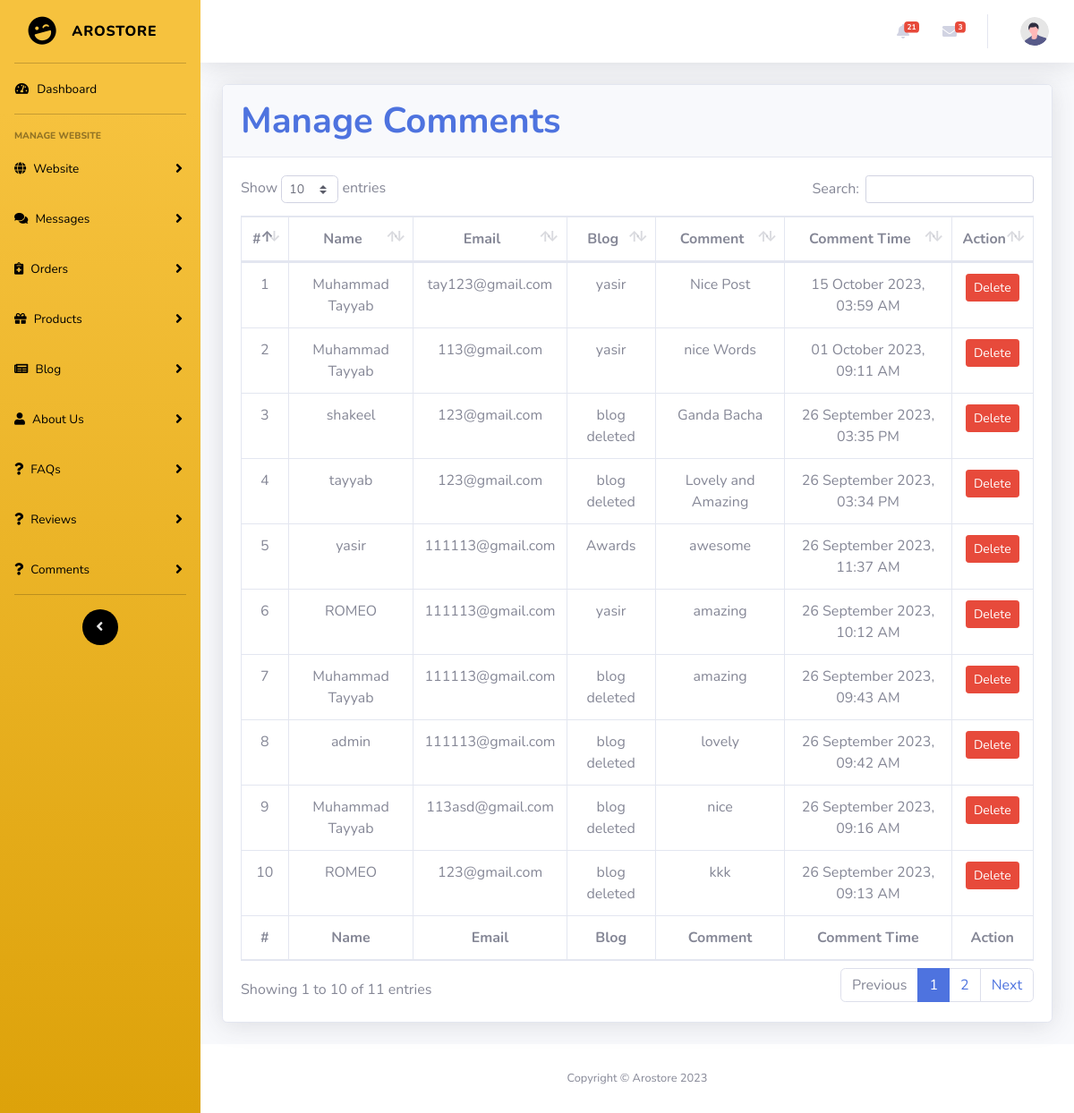
/admin/manage_comments.php (signed in), run on the app's committed database.
### tables this page shows
CREATE TABLE `blog_comment` (
  `comment_id` int(11) NOT NULL,
  `blog_id` varchar(255) NOT NULL,
  `user_name` varchar(255) NOT NULL,
  `email` varchar(255) NOT NULL,
  `comment` varchar(255) NOT NULL,
  `comment_time` timestamp NOT NULL DEFAULT current_timestamp() ON UPDATE current_timestamp()
);

CREATE TABLE `blog` (
  `blog_id` int(11) NOT NULL,
  `blog_cat_id` varchar(255) NOT NULL,
  `blog_sub_cat_id` varchar(255) NOT NULL,
  `blog_title` varchar(255) NOT NULL,
  `blog_feature_img` varchar(255) NOT NULL,
  `blog_disc` text NOT NULL,
  `status` varchar(255) NOT NULL,
  `date` timestamp NOT NULL DEFAULT current_timestamp()
);

### admin/manage_comments.php (the view, shortened to what this page needs)
<?php
include('include/connection.php');
$query  = "SELECT * FROM `blog_comment` order by comment_id DESC ";
$data   = mysqli_query($conn,$query);
$serial = 0;
$category =$messages=$prodt=$commentssss='';
while($row = mysqli_fetch_array($data)){
    $serial = $serial + 1;
    $comment_id          = $row['comment_id'];
    $blog_id        = $row['blog_id'];
    $user_name         = $row['user_name'];
    $email     = $row['email'];
    $comment     = $row['comment'];
    $timestamp = strtotime($row['comment_time']);
    $formattedTime = date("d F Y, h:i A", $timestamp);
$query22  = "SELECT * FROM `blog` WHERE blog_id = '".$blog_id."' ";
$data22   = mysqli_query($conn,$query22);
$row22 = mysqli_fetch_array($data22);
if($row22){
    $blog_title=$row22['blog_title'];
}else{
    $blog_title='blog deleted';
}
    $cmt_delete_btn = '<a href="delete_category.php?delete_comt_id='.$comment_id.'" class="btn btn-danger btn-sm">Delete</a>';
    $commentssss .='<tr class="text-center">
                    <td>'.$serial.'</td>
                    <td>'.$user_name.'</td>
                    <td>'.$email.'</td>
                    <td>'.$blog_title.'</td>
                    <td>'.$comment.'</td>
                  <td>'.$formattedTime.'</td>
                  <td>
                  <div class="btn-group">
                      '.$cmt_delete_btn.'
                  </div>
              </td>
                </tr>';
}
?>
<!DOCTYPE html>
<html lang="en">
<head>
    <link href="vendor/fontawesome-free/css/all.min.css" rel="stylesheet" type="text/css">
    <link href="css/sb-admin-2.css" rel="stylesheet">
    <link href="vendor/datatables/dataTables.bootstrap4.min.css" rel="stylesheet">
</head>
<body id="page-top">
    <div id="wrapper">
       <?php include('include/side_baradd.php');?>
        <div id="content-wrapper" class="d-flex flex-column">
            <div id="content">
              <?php include('include/top_baradd.php');?>
                <div class="container-fluid">
                    <div class="card shadow mb-4">
                        <div class="card-header py-3">
                            <h1 class="m-0 font-weight-bold text-primary float-left">Manage Comments</h1>
                        </div>
                        <div class="card-body">
                            <div class="table-responsive">
                                <table class="table table-bordered" id="dataTable" width="100%" cellspacing="0">
                                    <thead class="text-center">
                                        <tr>
                                        <th>#</th>
                    <th>Name</th>
                    <th>Email</th>
                    <th>Blog</th>
                    <th>Comment</th>
                    <th>Comment Time</th>
                    <th>Action</th>
                                        </tr>
                                    </thead>
                                    <tfoot class="text-center">
                                       <tr>
                                       <th>#</th>
                     <th>Name</th>
                    <th>Email</th>
                    <th>Blog</th>
                    <th>Comment</th>
                    <th>Comment Time</th>
                    <th>Action</th>
                                        </tr>
                                    </tfoot>
                                    <tbody>
                                    <?php echo $commentssss ; ?>
                                    </tbody>
                                </table>
                            </div>
                        </div>
                    </div>
                </div>
            </div>
            <?php include('include/footeradd.php');?>
</body>
</html>

### admin/include/top_baradd.php (style rules this page uses)
body { overflow-y: scroll; }

### data on the page
blog_comment: user_name "Muhammad Tayyab", email "tay123@gmail.com", blog.blog_title "yasir", comment "Nice Post", comment_time "15 October 2023, 03:59 AM"
blog_comment: user_name "Muhammad Tayyab", email "113@gmail.com", blog.blog_title "yasir", comment "nice Words", comment_time "01 October 2023, 09:11 AM"
blog_comment: user_name "shakeel", email "123@gmail.com", blog_title "blog deleted", comment "Ganda Bacha", comment_time "26 September 2023, 03:35 PM"
blog_comment: user_name "tayyab", email "123@gmail.com", blog_title "blog deleted", comment "Lovely and Amazing", comment_time "26 September 2023, 03:34 PM"
blog_comment: user_name "yasir", email "111113@gmail.com", blog.blog_title "Awards", comment "awesome", comment_time "26 September 2023, 11:37 AM"
blog_comment: user_name "ROMEO", email "111113@gmail.com", blog.blog_title "yasir", comment "amazing", comment_time "26 September 2023, 10:12 AM"
blog_comment: user_name "Muhammad Tayyab", email "111113@gmail.com", blog_title "blog deleted", comment "amazing", comment_time "26 September 2023, 09:43 AM"
blog_comment: user_name "admin", email "111113@gmail.com", blog_title "blog deleted", comment "lovely", comment_time "26 September 2023, 09:42 AM"
blog_comment: user_name "Muhammad Tayyab", email "113asd@gmail.com", blog_title "blog deleted", comment "nice", comment_time "26 September 2023, 09:16 AM"
blog_comment: user_name "ROMEO", email "123@gmail.com", blog_title "blog deleted", comment "kkk", comment_time "26 September 2023, 09:13 AM"

### other printed values
$pendinggg_oreder "21"
$message_unread "3"
